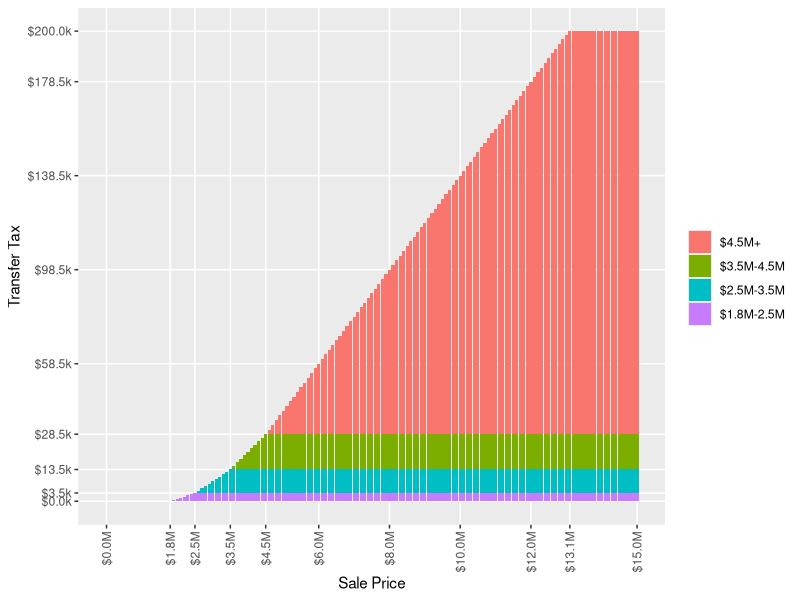

Source code (R):
library(ggplot2)

sale_price <- seq(0, 15e6, 100000)
# 2) The rate of the tax shall be one-half of one percent (0.5%) (five dollars
# ($5.00) for each one thousand dollars ($1,000.00) or fractional part thereof)
# for the value of consideration for property paid in excess of one million
# eight-hundred thousand dollars $1,800,000 but less than two million
# five-hundred thousand dollars($2,500,000.00).
tier2_fn <- function(x) {
  0.005 * min(2.5e6-1.8e6, max(0, x - 1.8e6))
}
tier2 <- sapply(sale_price, tier2_fn)

# (3) The rate of the tax shall be one percent (1%) (ten dollars ($10.00) for
# each one thousand dollars ($1,000.00)or fractional part thereof) for the
# value of the consideration for property conveyed in excess of two million
# five-hundred thousand dollars ($2,500,000) but less than three million
# five-hundred thousand dollars ($3,500,000).
tier3_fn <- function(x) {
  0.01 * min(3.5e6-2.5e6, max(0, x - 2.5e6))
}
tier3 <- sapply(sale_price, tier3_fn)


# (4) The rate of the tax shall be one and one-half percent (1.50%) (fifteen
# dollars ($15.00) for each one thousand dollars ($1,000.00) or fractional part
# thereof) for the value of the consideration for property conveyed in excess
# of three million five-hundred dollars ($3,500,000) but less than four million
# five-hundred thousand dollars($4,500,000).
tier4_fn <- function(x) {
  0.015 * min(4.5e6-3.5e6, max(0, x - 3.5e6))
}
tier4 <- sapply(sale_price, tier4_fn)
                
# (5) The rate of the tax shall be two percent (2.00%) (twenty dollars ($20.00)
# for each one thousand dollars ($1,000.00) or fractional part thereof) for the
# value of the consideration for property conveyed in excess of four million
# five-hundred thousand dollars ($4,500,000) provided, however, that the
# maximum amount of tax paid on any taxable transaction shall not exceed two
# hundred thousand dollars ($200,000).
cap_value <- 2e5 - max(tier2) - max(tier3) - max(tier4)
tier5_fn <- function(x) {
  min(cap_value, 0.02 * max(0, x - 4.5e6))
}
tier5 <- sapply(sale_price, tier5_fn)
                
df <- data.frame(
  sale_price = rep(sale_price,4),
  tier = c(rep("tier2", length(tier2)), rep("tier3", length(tier3)), rep("tier4", length(tier4)), rep("tier5", length(tier5))),
  transfer_tax = c(tier2, tier3, tier4, tier5)
)
df$tier <- factor(df$tier, levels=c("tier5", "tier4", "tier3", "tier2"))
x_ticks <- c(0, 1.8e6, 2.5e6, 3.5e6, 4.5e6, 6e6, 8e6, 10e6, 12e6, 13.1e6, 15e6)
index_of_6e6 <- match(6e6, sale_price)
m <- match(x_ticks, sale_price)
y_ticks <- sapply(m, function(x) tier2[x] + tier3[x] + tier4[x] + tier5[x])
# remove the repeated '0' entry
y_ticks <- unique(y_ticks)

# Create the stacked barplot with a numeric x-axis
p <- ggplot(df, aes(x = sale_price, y = transfer_tax, fill=tier)) +
  xlab("Sale Price") + ylab("Transfer Tax") +
  theme(axis.text.x = element_text(angle = 90, vjust = 0.5, hjust=1)) +
  geom_bar(stat="identity", position="stack") +
  scale_x_continuous(labels = function(x) sprintf("$%1.1fM", x / 1e6), breaks=x_ticks, minor_breaks=c(0, 15e6)) +
  scale_y_continuous(labels = function(y) sprintf("$%1.1fk", y / 1e3), breaks=y_ticks, minor_breaks=c(0, 200000)) +
  scale_fill_hue(name="", labels=c("$4.5M+", "$3.5M-4.5M", "$2.5M-3.5M", "$1.8M-2.5M"))

print(p)
